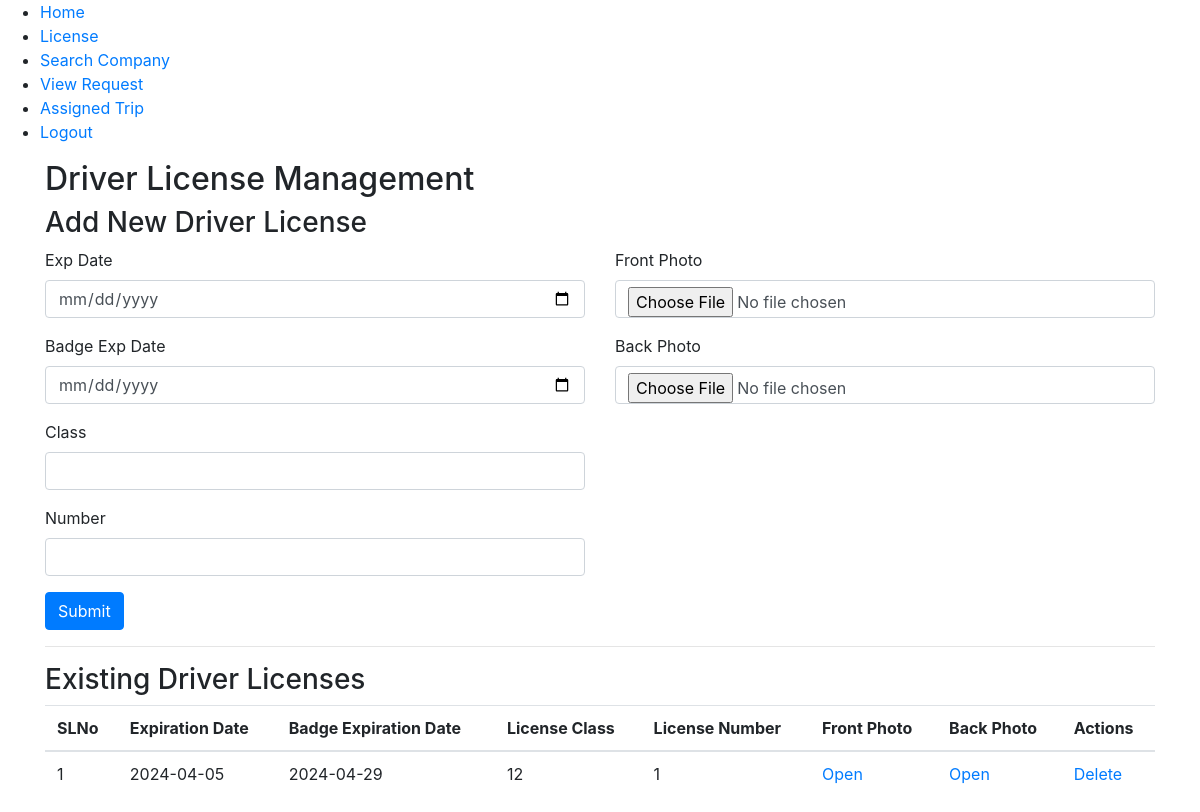
Page /Driver/DriverLicense/ on the committed database.
### Driver/models.py (models this page shows)
class tbl_driver_license(models.Model):
    driver_license_front_photo = models.FileField(upload_to='Files/')
    driver_license_back_photo = models.FileField(upload_to='Files/')
    driver_license_date = models.DateField(auto_now_add=True)
    driver_license_exp_date = models.CharField(max_length=50)
    driver_license_badge_exp_date = models.CharField(max_length=50)
    driver_license_class = models.CharField(max_length=50)
    driver_license_number = models.CharField(max_length=50)
    driver_license_id = models.AutoField(primary_key=True)
    driver_id = models.ForeignKey(tbl_driver,on_delete=models.CASCADE)

### Driver/views.py (the view)
# urls.py: path('DriverLicense/',views.DriverLicense,name="DriverLicense"),
def DriverLicense(request):
    data = tbl_driver_license.objects.all()
    if request.method == "POST" and request.FILES:
        did = tbl_driver.objects.get(driver_id=request.session['did'])
        tbl_driver_license.objects.create(
            driver_license_exp_date=request.POST.get('txt_exp_date'),
            driver_license_badge_exp_date=request.POST.get('txt_badge_exp_date'),
            driver_license_class=request.POST.get('txt_class'),
            driver_license_number=request.POST.get('txt_number'),
            driver_license_front_photo=request.FILES.get('file_front_photo'),
            driver_license_back_photo=request.FILES.get('file_back_photo'),
            driver_id=did,
        )
        return render(request, "Driver/DriverLicense.html", {"data" : data})
    else:
        return render(request, "Driver/DriverLicense.html", {"data" : data})

### Driver/Templates/Driver/DriverLicense.html (shortened to what this page needs)
{% extends 'Driver/Include.html' %}
{% load static %}
{% block content %}
<!DOCTYPE html>
<html lang="en">
<head>
    <link href="https://stackpath.bootstrapcdn.com/bootstrap/4.5.2/css/bootstrap.min.css" rel="stylesheet">
</head>
<body>
    <div class="container">
        <h2>Driver License Management</h2>
        <h3>Add New Driver License</h3>
        <form method="post" enctype="multipart/form-data">
            <div class="row">
                <div class="col-md-6">
                    <div class="form-group">
                        <label for="txt_exp_date">Exp Date</label>
                        <input type="date" class="form-control" name="txt_exp_date" id="txt_exp_date" required>
                    </div>
                    <div class="form-group">
                        <label for="txt_badge_exp_date">Badge Exp Date</label>
                        <input type="date" class="form-control" name="txt_badge_exp_date" required id="txt_badge_exp_date">
                    </div>
                    <div class="form-group">
                        <label for="txt_class">Class</label>
                        <input type="text"  class="form-control" name="txt_class" id="txt_class" required >
                    </div>
                    <div class="form-group">
                        <label for="txt_number">Number</label>
                        <input type="number"  class="form-control" name="txt_number" id="txt_number" required>
                    </div>
                </div>
                <div class="col-md-6">
                    <div class="form-group">
                        <label for="file_proof">Front Photo</label>
                        <input type="file" class="form-control" name="file_front_photo" id="file_front_photo" required>
                    </div>
                    <div class="form-group">
                        <label for="file_back_photo">Back Photo</label>
                        <input type="file" class="form-control" name="file_back_photo" id="file_back_photo" required>
                    </div>
                </div>
            </div>
            <div class="form-group">
                <button type="submit" class="btn btn-primary" >Submit</button>
            </div>
        </form>
        <hr>
        <h3>Existing Driver Licenses</h3>
        <table class="table">
            <thead>
                <tr>
                    <th>SLNo</th>
                    <th>Expiration Date</th>
                    <th>Badge Expiration Date</th>
                    <th>License Class</th>
                    <th>License Number</th>
                    <th>Front Photo</th>
                    <th>Back Photo</th>
                    <th>Actions</th>
                </tr>
            </thead>
            <tbody>
                {% for license in data %}
                <tr>
                    <td>{{ forloop.counter }}</td>
                    <td>{{ license.driver_license_exp_date }}</td>
                    <td>{{ license.driver_license_badge_exp_date }}</td>
                    <td>{{ license.driver_license_class }}</td>
                    <td>{{ license.driver_license_number }}</td>
                    <td><a href="{{ license.driver_license_front_photo.url }}" target="_blank">Open</a></td>
                    <td><a href="{{ license.driver_license_back_photo.url }}" target="_blank">Open</a></td>
                    <td>
                        <a href="{% url 'driver:DeleteDriverLicense' license.driver_license_id %}">
                            Delete
                        </a>
                    </td>
                </tr>
                {% endfor %}
            </tbody>
        </table>
    </div>
</body>
</html>
{% endblock content %}

### rows in the picture
tbl_driver_license: driver_license_exp_date "2024-04-05", driver_license_badge_exp_date "2024-04-29", driver_license_class "12", driver_license_number "1"
